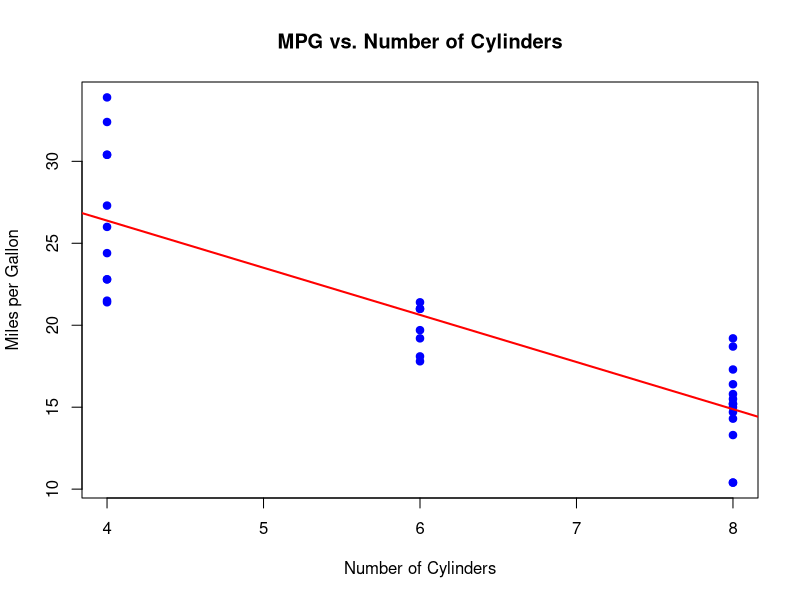
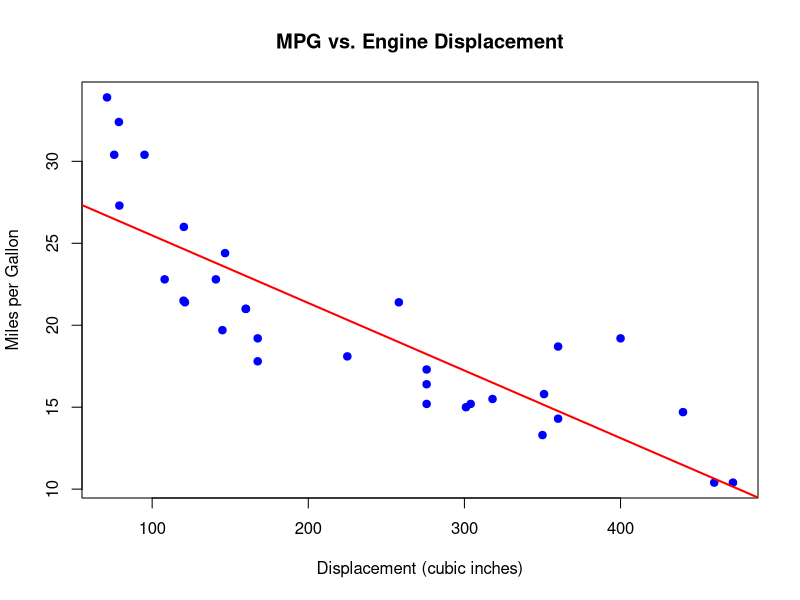
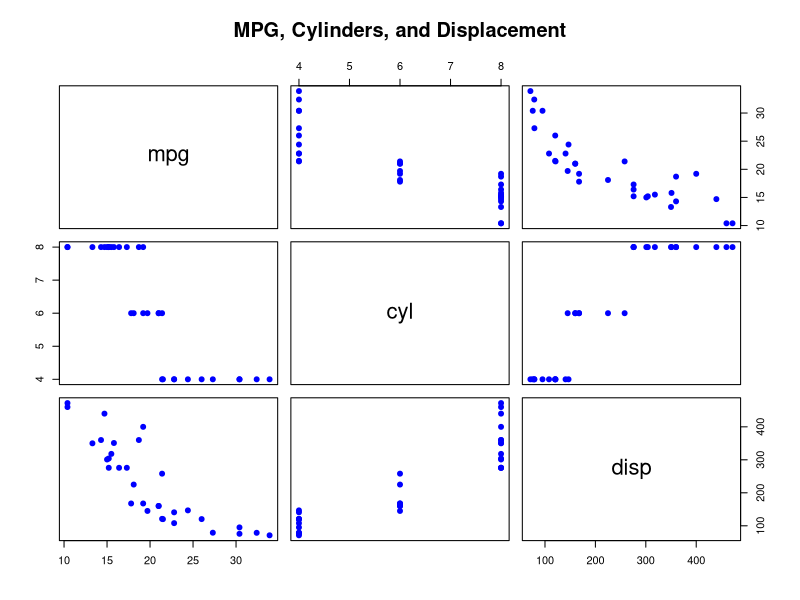

R code for these plots, in order:
## ---- chunk 1
knitr::opts_chunk$set(echo = TRUE, warning = FALSE, message = FALSE)
## ---- chunk 2
data(mtcars)

# Display the first six rows
head(mtcars)

# Display the structure and summary
str(mtcars)
summary(mtcars)
## ---- chunk 3
plot(mpg ~ cyl, data = mtcars,
     main = "MPG vs. Number of Cylinders",
     xlab = "Number of Cylinders",
     ylab = "Miles per Gallon",
     pch = 19, col = "blue")

abline(lm(mpg ~ cyl, data = mtcars),
       col = "red", lwd = 2)
## ---- chunk 4
summary(mtcars$cyl)
summary(mtcars$mpg)
cor(mtcars$cyl, mtcars$mpg)
## ---- chunk 5
model1 <- lm(mpg ~ cyl, data = mtcars)
summary(model1)
## ---- chunk 6
plot(mpg ~ disp, data = mtcars,
     main = "MPG vs. Engine Displacement",
     xlab = "Displacement (cubic inches)",
     ylab = "Miles per Gallon",
     pch = 19, col = "blue")

abline(lm(mpg ~ disp, data = mtcars),
       col = "red", lwd = 2)
## ---- chunk 7
summary(mtcars$disp)
cor(mtcars$disp, mtcars$mpg)
## ---- chunk 8
model2 <- lm(mpg ~ disp, data = mtcars)
summary(model2)
## ---- chunk 9
pairs(mtcars[, c("mpg", "cyl", "disp")],
      main = "MPG, Cylinders, and Displacement",
      pch = 19, col = "blue")
## ---- chunk 10
summary(mtcars[, c("mpg", "cyl", "disp")])
cor(mtcars[, c("mpg", "cyl", "disp")])
## ---- chunk 11
model3 <- lm(mpg ~ cyl + disp, data = mtcars)
summary(model3)
## ---- chunk 12
anova_result <- anova(model2, model3)
anova_result
## ---- chunk 13
prediction_model <- lm(mpg ~ wt + disp, data = mtcars)

newData <- data.frame(wt = 3.050, disp = 122)

prediction <- predict(
  prediction_model,
  newdata = newData,
  interval = "predict",
  level = 0.95
)

prediction
## ---- chunk 14
summary(prediction_model)
